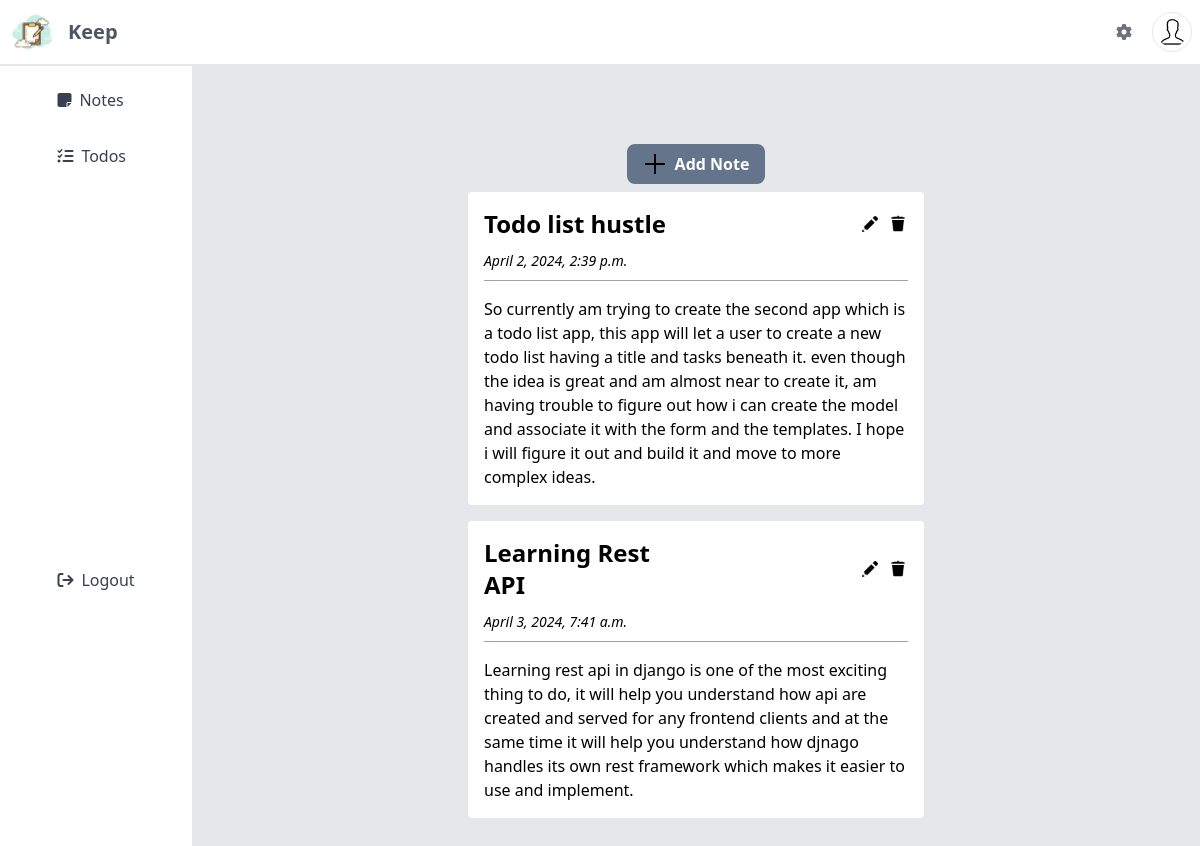
Screenshot of / (signed in) with the database file from the repository.
### notes/models.py (models this page shows, shortened)
class Note(models.Model):
    title = models.CharField(max_length=200)
    description = models.TextField()
    author = models.ForeignKey(User, on_delete=models.CASCADE)
    published_date = models.DateTimeField(auto_now_add=True)
    updated_date = models.DateTimeField(auto_now=True)

### notes/views.py (the view)
# urls.py: path('', ListNoteView.as_view(), name="home"),
class ListNoteView(LoginRequiredMixin, ListView):
    model = Note
    template_name = 'index.html'
    def get_queryset(self):
        return Note.objects.filter(author=self.request.user)

### templates/index.html (shortened to what this page needs)
{% extends "base.html" %}
{% load static %}
{% block content %}
<div class="flex flex-col items-center w-full">
    <div class="flex justify-center">
        <a href="{% url 'add-note' %}"
            class="flex justify-center bg-slate-500 rounded-lg py-2 px-4 text-white font-bold hover:bg-slate-700">
            <img class="mr-2 w-6 h-6" src="{% static 'icons/add.png' %}" alt="Add Note">Add Note
        </a>
    </div>
    {% if object_list %}
    <div class="w-full flex flex-wrap justify-center">
        {% for note in object_list %}
        <div class="flex flex-col items-start bg-white rounded border-none w-1/2 p-4 m-2">
            <div class="flex justify-between items-center w-full">
                <div class="w-1/2">
                    <span class="font-bold text-2xl flex-1">{{ note.title }}</span>
                </div>
                <div class="flex justify-between">
                    <a href="{% url 'edit-note' note.pk %}"><img class="w-5 h-5 mr-2"
                            src="{% static 'icons/edit.png' %}" alt="Edit Icon"></a>
                    <form action="{% url 'delete-note' note.pk %}" method="post" style="display: inline;">
                        <a href="javascript:;"
                            onclick="if (confirm('Are you sure you want to delete this note?')) { this.closest('form').submit(); } return false;">
                            <img class="w-5 h-5" src="{% static 'icons/delete.png' %}" alt="Delete Icon">
                        </a>
                    </form>
                </div>
            </div>
            <div class="mt-2">
                <span class="font-thin italic text-sm">{{ note.updated_date }}</span>
            </div>
            <div class="bg-gray-400 w-full h-px mt-2 mb-4"></div>
            <div>
                <a href="{% url 'detail-note' note.pk %}">
                    <span>{{ note.description }}</span>
                </a>
            </div>
        </div>
        {% endfor %}
        {% else %}
        <div class="mt-4 mb-4 flex justify-center">
            <hr class="h-1 bg-black border-0">
            <span class="font-light text-xl">You don't have notes yet! Add one.</span>
            <hr>
        </div>
        {% endif %}
    </div>
</div>
{% endblock content %}

### templates/base.html (shortened to what this page needs)
{% load static %}
<!doctype html>
<html>
<head>
    <script src="https://cdn.tailwindcss.com"></script>
    <link rel="stylesheet" href="https://cdnjs.cloudflare.com/ajax/libs/font-awesome/6.1.1/css/all.min.css">
</head>
<body>
    <nav class="bg-white border-b-2 border-gray-200 top-0 fixed w-full">
        <div class="max-w-screen-xl flex items-center justify-between mx-auto p-2">
            <a href="#" class="flex items-center space-x-3">
                <img src="{% static 'images/logo.png' %}" alt="Logo" class="h-12 w-12">
                <span class="self-center text-xl font-semibold text-gray-600">Keep</span>
            </a>
            <div class="flex items-center space-x-3">
                <button class="text-gray-500 hover:text-blue-500 focus:outline-none w-8 h-8">
                    <i class="fas fa-cog"></i>
                </button>
                <img src="{% static 'images/avatar.png' %}" alt="User Avatar" class="h-10 w-10 p-1 rounded-full border">
            </div>
        </div>
    </nav>
    <div class="h-screen w-48 fixed top-16 left-0 flex flex-col items-center">
        <ul class="py-4">
            <li>
                <a href="{% url 'home' %}" class="flex items-center space-x-2 px-12 py-2 text-gray-700 hover:bg-gray-200 w-full hover:rounded-lg">
                    <i class="fas fa-sticky-note mr-2"></i>
                    Notes
                </a>
            </li>
            <li class="mt-4">
                <a href="{% url 'todos' %}" class="flex items-center space-x-2 px-12 py-2 text-gray-700 hover:bg-gray-200 hover:rounded-lg">
                    <i class="fas fa-tasks mr-2"></i>
                    Todos
                </a>
            </li>
            <li class="mt-96">
                <a href="{% url 'account_logout' %}" class="flex items-center space-x-2 px-12 py-2 text-gray-700 hover:bg-gray-200 hover:rounded-lg">
                    <i class="fas fa-sign-out mr-2"></i>
                    Logout
                </a>
            </li>
        </ul>
    </div>
    <div class="ml-48 p-12 pb-12 pt-24 h-screen mt-12 flex flex-col items-center bg-gray-200">
        {% block content %}{% endblock %}
    </div>
</body>
</html>

### rows the page displays
Note: title "Todo list hustle", updated_date "April 2, 2024, 2:39 p.m.", description "So currently am trying to create the second app which is a todo list app, this app will let a user to create a new todo list having a title and tasks beneath it. even though the idea is great and am almost near to create it, am having trouble to figure out how i can create the model and associate it with the form and the templates. I hope i will figure it out and build it and move to more complex ideas."
Note: title "Learning Rest API", updated_date "April 3, 2024, 7:41 a.m.", description "Learning rest api in django is one of the most exciting thing to do, it will help you understand how api are created and served for any frontend clients and at the same time it will help you understand how djnago handles its own rest framework which makes it easier to use and implement."
